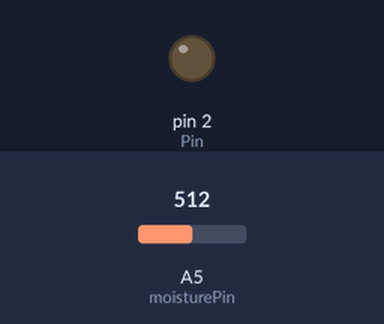
Simulated run of this sketch. Board: Arduino Uno, built with avr-gcc and run on an emulated ATmega328P. Shown: output pins drawn as LEDs (lit = HIGH). The inputs (shaded band) are chosen by the test bench; at power-on: A5 (moisturePin) = 512. What the sketch prints to the serial monitor is not drawn.

Above: at 1.8 s.
1.9 s: A5 (moisturePin) set to 540
3.4 s: A5 (moisturePin) set to 560
At 4.9 s:
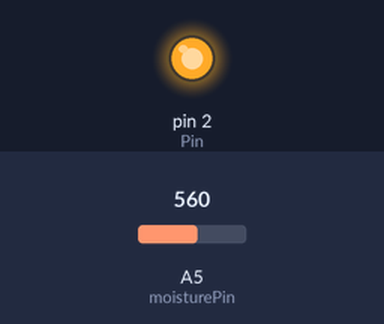
5.5 s: A5 (moisturePin) set to 511
At 6.7 s:
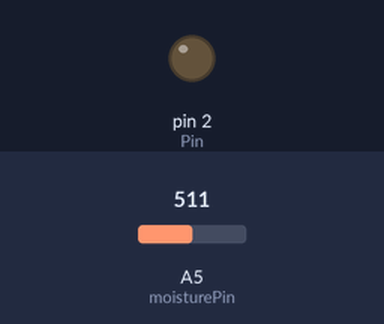
Timing chart, 0 to 8.5 s (numbered marks = the images above; inputs shaded):
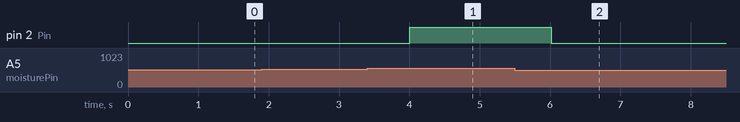

Measured:
- the behaviour switches between 549 and 550 on A5 (moisturePin) (found by bisection; images 0 and 1)
- after the input at 1.9 s, every drawn part: stays the same
- after the input at 3.4 s, pin 2 (Pin): LOW → HIGH after 0.60 s
- after the input at 5.5 s, pin 2 (Pin): HIGH → LOW after 0.52 s

The sketch:

NPK_Fertilizer_Dispenser.ino
```cpp
// Define the analog input pin for the moisture sensor
const int moisturePin = A5;

// Define the digital output pins for the motors
const int Pin = 2;


// Define the minimum and maximum moisture levels for the soil
const int moistureMin = 300;
const int moistureMax = 700;

// Define the amount of nitrogen, phosphorus, and potassium to be dispensed
const int nitrogenAmount = 15000;
const int potassiumAmount = 800;

void setup() {
  // Set the motor pins as output
  pinMode(Pin, OUTPUT);

  // Initialize the serial communication for debugging
  Serial.begin(9600);
}

void loop() {
   // Read the moisture level from the sensor
  int moistureLevel = analogRead(moisturePin);
  // Debug output
  if(moistureLevel>=550){
    if(moistureLevel>=850){
      Serial.print("Low on every fertilizer.\n");
      Serial.print("Dispensing all the fertilizer\n");
    }
    else if(moistureLevel>=700 && moistureLevel<850){
      Serial.print("Low on Potassium\n");
      Serial.print("Dispensing Potassium\n");
    }
    else if(moistureLevel>=550 && moistureLevel<700){
      Serial.print("Low on nitrogen\n");
      Serial.print("Dispensing nitrogen.\n");
    }

     digitalWrite(Pin, HIGH);
     // Read the moisture level from the sensor
     int moistureLevel = analogRead(moisturePin);
     Serial.print("Moisture level: ");
     Serial.println(moistureLevel);
     Serial.print("Running Motor");
     delay(1000);
  }
  else{
    Serial.print("Not Running Motor\n");
    Serial.print("Moisture level: ");
     Serial.println(moistureLevel);
    // Determine which nutrient to dispense based on the moisture level
    digitalWrite(Pin, LOW);
    // Wait for a few seconds before taking another reading
    delay(1000);
  }
}
```
